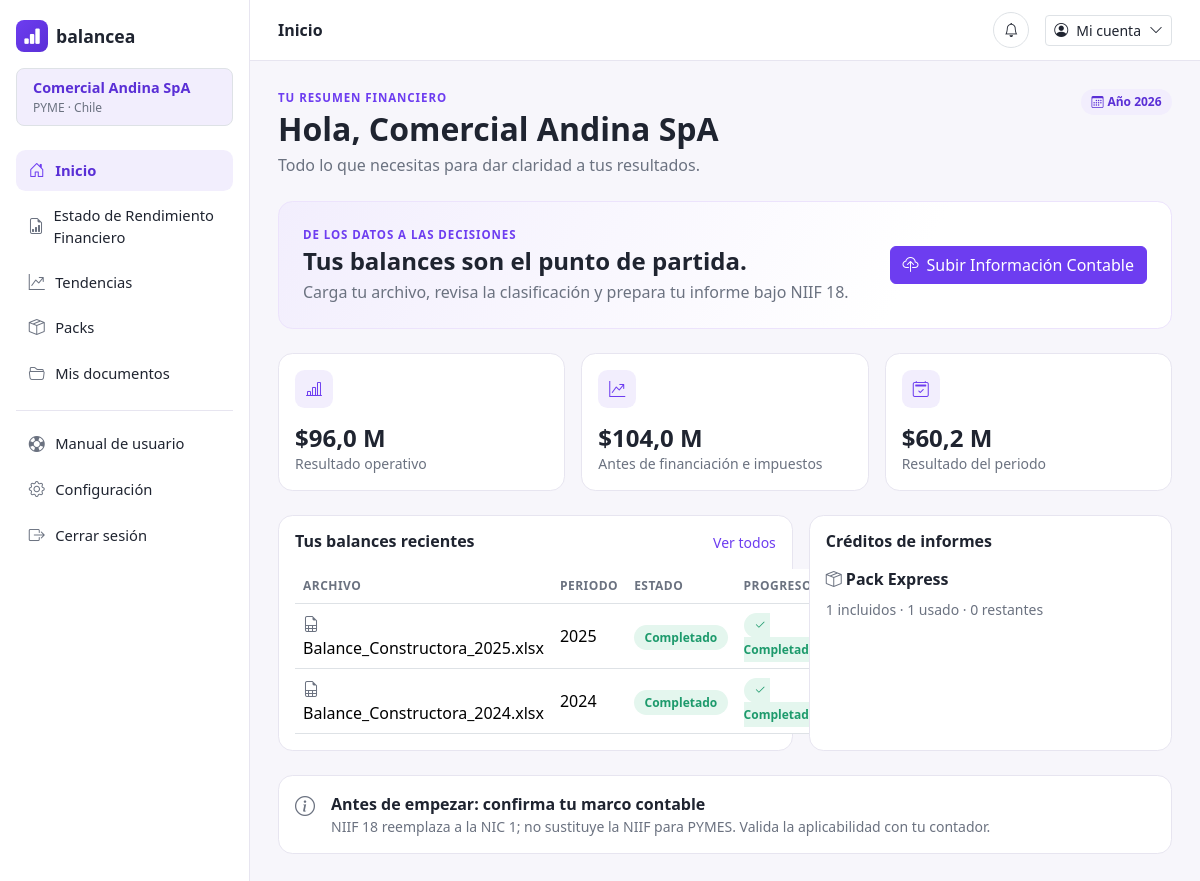
/dashboard (signed in), run on the app's committed database.
### models.py (models this page shows)
class Empresa(db.Model):
    __tablename__ = "empresas"
    id = db.Column(db.Integer, primary_key=True)
    nombre = db.Column(db.String(150), nullable=False)
    tipo = db.Column(db.String(50), default="PYME")
    pais = db.Column(db.String(80), default="Chile")
    rubro = db.Column(db.String(50), nullable=False)
    moneda = db.Column(db.String(10), default="CLP")
    anio_vigente = db.Column(db.Integer, default=date.today().year)
    pack_actual = db.Column(db.String(30), default="Express")
    usuarios = db.relationship("Usuario", backref="empresa", lazy=True)
    balances = db.relationship(
        "Balance", backref="empresa", lazy=True, order_by="Balance.id.desc()"
    )

class Balance(db.Model):
    __tablename__ = "balances"
    id = db.Column(db.Integer, primary_key=True)
    empresa_id = db.Column(db.Integer, db.ForeignKey("empresas.id"), nullable=False)
    archivo_nombre = db.Column(db.String(150), nullable=False)
    archivo_libro_mayor = db.Column(db.String(150))
    periodo = db.Column(db.String(20), nullable=False)
    estado = db.Column(db.String(30), default="Borrador")
    fecha_carga = db.Column(db.Date, default=date.today)
    creado_en = db.Column(db.DateTime, default=datetime.utcnow)
    cuentas = db.relationship(
        "CuentaContable", backref="balance", lazy=True, order_by="CuentaContable.codigo"
    )
    informes = db.relationship(
        "InformeEstadoResultados",
        backref="balance",
        lazy=True,
        order_by="InformeEstadoResultados.fecha_generacion.desc()",
    )

class CompraPackInforme(db.Model):
    __tablename__ = "compras_packs_informes"
    id = db.Column(db.Integer, primary_key=True)
    empresa_id = db.Column(db.Integer, db.ForeignKey("empresas.id"), nullable=False)
    nombre_pack = db.Column(db.String(30), nullable=False)
    informes_incluidos = db.Column(db.Integer, nullable=False)
    informes_usados = db.Column(db.Integer, nullable=False, default=0)
    precio = db.Column(db.Integer, nullable=False)
    medio_pago = db.Column(db.String(50))
    fecha_compra = db.Column(db.DateTime, default=datetime.utcnow, nullable=False)

### app.py (the view)
    @app.route("/dashboard")
    @login_required
    def dashboard():
        empresa = empresa_actual()
        balances = empresa.balances
        balance_actual = balances[0] if balances else None
        progresos = {b.id: calcular_progreso(b) for b in balances}
        return render_template(
            "dashboard.html",
            empresa=empresa,
            balances=balances,
            balance_actual=balance_actual,
            progresos=progresos,
        )

### app.py (called while the page is built)
def login_required(view):
    @wraps(view)
    def wrapped(*args, **kwargs):
        if not session.get("usuario_id"):
            return redirect(url_for("login"))
        return view(*args, **kwargs)
    return wrapped

### progreso.py (called while the page is built, shortened)
def limpiar_balances_expirados(empresa, db):
    ahora = datetime.utcnow()
    eliminado_alguno = False
    for balance in list(empresa.balances):
        if balance.informes:
            continue
    if eliminado_alguno:
        db.session.commit()

### templates/dashboard.html (shortened to what this page needs)
{% extends "base.html" %}
{% set active_page = 'inicio' %}
{% block page_heading %}Inicio{% endblock %}
{% block content %}
  <div class="d-flex justify-content-between align-items-start mb-4">
    <div>
      <p class="bc-auth-eyebrow mb-1">Tu resumen financiero</p>
      <h2 class="fw-bold mb-1">Hola, {{ empresa.nombre }}</h2>
      <p class="text-muted-soft mb-0">Todo lo que necesitas para dar claridad a tus resultados.</p>
    </div>
    <span class="bc-badge-soft"><i class="bi bi-calendar3 me-1"></i>Año {{ empresa.anio_vigente }}</span>
  </div>
  <div class="bc-banner p-4 mb-4 d-flex align-items-center justify-content-between flex-wrap gap-3">
    <div>
      <p class="bc-auth-eyebrow mb-1">De los datos a las decisiones</p>
      <h4 class="fw-bold mb-1">Tus balances son el punto de partida.</h4>
      <p class="text-muted-soft mb-0">Carga tu archivo, revisa la clasificación y prepara tu informe bajo NIIF 18.</p>
    </div>
    <a href="{{ url_for('subir_balance') }}" class="btn btn-bc-primary d-flex align-items-center gap-2">
      <i class="bi bi-cloud-upload"></i> Subir Información Contable
    </a>
  </div>
  <div class="row g-3 mb-4">
    <div class="col-md-4">
      <div class="bc-card p-3 h-100">
        <div class="bc-metric-icon mb-3"><i class="bi bi-bar-chart-line"></i></div>
        <div class="h4 fw-bold mb-0">$96,0 M</div>
        <div class="text-muted-soft small">Resultado operativo</div>
      </div>
    </div>
    <div class="col-md-4">
      <div class="bc-card p-3 h-100">
        <div class="bc-metric-icon mb-3"><i class="bi bi-graph-up-arrow"></i></div>
        <div class="h4 fw-bold mb-0">$104,0 M</div>
        <div class="text-muted-soft small">Antes de financiación e impuestos</div>
      </div>
    </div>
    <div class="col-md-4">
      <div class="bc-card p-3 h-100">
        <div class="bc-metric-icon mb-3"><i class="bi bi-calendar2-check"></i></div>
        <div class="h4 fw-bold mb-0">$60,2 M</div>
        <div class="text-muted-soft small">Resultado del periodo</div>
      </div>
    </div>
  </div>
  <div class="row g-3 mb-4">
    <div class="col-lg-7">
      <div class="bc-card p-3 h-100">
        <div class="d-flex justify-content-between align-items-center mb-3">
          <h6 class="fw-bold mb-0">Tus balances recientes</h6>
          <a href="{{ url_for('mis_documentos') }}" class="small text-decoration-none">Ver todos</a>
        </div>
        <table class="table bc-table align-middle mb-0">
          <thead>
            <tr><th>Archivo</th><th>Periodo</th><th>Estado</th><th>Progreso</th><th></th></tr>
          </thead>
          <tbody>
            {% for b in balances %}
            {% set p = progresos[b.id] %}
            {% if p.paso == 1 %}
              {% set ruta_paso = url_for('subir_balance') %}
            {% elif p.paso == 2 %}
              {% set ruta_paso = url_for('clasificacion') %}
            {% else %}
              {% set ruta_paso = url_for('estado_resultados') %}
            {% endif %}
            <tr>
              <td><i class="bi bi-file-earmark-spreadsheet me-2 text-muted-soft"></i>{{ b.archivo_nombre }}</td>
              <td>{{ b.periodo }}</td>
              <td>
                {% if p.completo %}
                  <span class="bc-badge-success">Completado</span>
                {% else %}
                  <span class="bc-badge-soft">Borrador</span>
                {% endif %}
              </td>
              <td>
                <a href="{{ ruta_paso }}" class="d-block text-decoration-none" aria-label="Continuar con {{ p.etiqueta }}">
                {% if p.completo %}
                  <span class="bc-badge-success"><i class="bi bi-check2 me-1"></i>Completado</span>
                {% endif %}
                </a>
              </td>
              <td class="text-end"><a href="{{ ruta_paso }}" aria-label="Continuar con {{ p.etiqueta }}"></a></td>
            </tr>
            {% else %}
            <tr><td colspan="5" class="text-muted-soft">Aún no has cargado balances.</td></tr>
            {% endfor %}
          </tbody>
        </table>
      </div>
    </div>
    <div class="col-lg-5">
      <div class="bc-card p-3 h-100">
        <h6 class="fw-bold mb-3">Créditos de informes</h6>
          {% if resumen_pack %}
          <p class="fw-semibold mb-2"><i class="bi bi-box-seam text-muted-soft me-1"></i>Pack {{ resumen_pack.nombre }}</p>
          <p class="text-muted-soft small mb-0">{{ resumen_pack.incluidos }} incluidos · {{ resumen_pack.usados }} usado{{ 's' if resumen_pack.usados != 1 else '' }} · {{ resumen_pack.restantes }} restante{{ 's' if resumen_pack.restantes != 1 else '' }}</p>
          {% else %}
          <p class="text-muted-soft small mb-3">No tienes un pack de informes comprado.</p>
          <a href="{{ url_for('packs') }}" class="btn btn-bc-primary btn-sm"><i class="bi bi-box-seam me-1"></i>Comprar pack</a>
          {% endif %}
      </div>
    </div>
  </div>
  <div class="bc-card p-3 d-flex align-items-start gap-3">
    <i class="bi bi-info-circle text-muted-soft fs-5"></i>
    <div>
      <div class="fw-semibold">Antes de empezar: confirma tu marco contable</div>
      <div class="text-muted-soft small">NIIF 18 reemplaza a la NIC 1; no sustituye la NIIF para PYMES. Valida la aplicabilidad con tu contador.</div>
    </div>
  </div>
{% endblock %}

### templates/base.html (shortened to what this page needs)
<!doctype html>
<html lang="es">
<head>
  <link rel="stylesheet" href="{{ url_for('static', filename='css/bootstrap.min.css') }}">
  <link rel="stylesheet" href="{{ url_for('static', filename='bootstrap-icons/bootstrap-icons.css') }}">
  <link rel="stylesheet" href="{{ url_for('static', filename='css/styles.css') }}">
</head>
<body>
  <div class="bc-shell">
    <aside class="bc-sidebar">
      <a href="{{ url_for('dashboard') }}" class="bc-logo">
        <span class="bc-logo-mark"><i class="bi bi-bar-chart-fill"></i></span>
        balancea
      </a>
      <div class="mt-3 border rounded-3 w-100 px-3 py-2" style="background-color: var(--bc-primary-light);">
        <span class="d-block fw-semibold" style="font-size:0.9rem;color:var(--bc-primary-dark);">{{ empresa.nombre if empresa else 'Tu empresa' }}</span>
        <span class="d-block text-muted-soft" style="font-size:0.75rem;">{{ empresa.tipo if empresa else 'Pyme' }} · {{ empresa.pais if empresa else 'Colombia' }}</span>
      </div>
      <nav class="bc-sidebar-section d-flex flex-column gap-1">
        <a href="{{ url_for('dashboard') }}" class="bc-nav-link {{ 'active' if active_page == 'inicio' else '' }}">
          <i class="bi bi-house-door"></i> Inicio
        </a>
        <a href="{{ url_for('subir_balance') }}" class="bc-nav-link {{ 'active' if active_page == 'subir_balance' else '' }}">
          <i class="bi bi-file-earmark-bar-graph"></i> Estado de Rendimiento Financiero
        </a>
        <a href="{{ url_for('toma_decisiones') }}" class="bc-nav-link {{ 'active' if active_page == 'toma_decisiones' else '' }}">
          <i class="bi bi-graph-up-arrow"></i> Tendencias
        </a>
        <a href="{{ url_for('packs') }}" class="bc-nav-link {{ 'active' if active_page == 'packs' else '' }}">
          <i class="bi bi-box-seam"></i> Packs
        </a>
        <a href="{{ url_for('mis_documentos') }}" class="bc-nav-link {{ 'active' if active_page == 'mis_documentos' else '' }}">
          <i class="bi bi-folder2-open"></i> Mis documentos
        </a>
      </nav>
      <div class="bc-sidebar-footer d-flex flex-column gap-1">
        <a href="{{ url_for('manual_usuario') }}" class="bc-nav-link {{ 'active' if active_page == 'manual_usuario' else '' }}">
          <i class="bi bi-life-preserver"></i> Manual de usuario
        </a>
        <a href="{{ url_for('configuracion') }}" class="bc-nav-link {{ 'active' if active_page == 'configuracion' else '' }}">
          <i class="bi bi-gear"></i> Configuración
        </a>
        <a href="{{ url_for('logout') }}" class="bc-nav-link">
          <i class="bi bi-box-arrow-right"></i> Cerrar sesión
        </a>
      </div>
    </aside>
    <div class="bc-main">
      <header class="bc-topbar">
        <div>
          <span class="fw-semibold">{% block page_heading %}{% endblock %}</span>
        </div>
        <div class="d-flex align-items-center gap-3">
          <button class="btn btn-sm btn-bc-outline border rounded-circle" style="width:36px;height:36px;">
            <i class="bi bi-bell"></i>
          </button>
          <div class="dropdown">
            <button class="btn btn-sm btn-bc-outline border d-flex align-items-center gap-2" type="button" data-bs-toggle="dropdown" aria-expanded="false">
              <i class="bi bi-person-circle"></i>
              <span>Mi cuenta</span>
              <i class="bi bi-chevron-down"></i>
            </button>
          </div>
        </div>
      </header>
      <main class="bc-content">
        {% block content %}{% endblock %}
      </main>
    </div>
  </div>
</body>
</html>

### static/css/styles.css (style rules this page uses)
:root { --bc-primary: #6d3df0; --bc-primary-dark: #5a2fd6; --bc-primary-light: #f2eefd; --bc-primary-soft: #ece3fc; --bc-ink: #1f2430; --bc-muted: #6b7280; --bc-border: #e7e5f0; --bc-success: #1d9a6c; --bc-warning: #c77d1a; --bc-radius: 0.9rem; }
body { background-color: #f7f6fb; color: var(--bc-ink); font-family: "Segoe UI", system-ui, -apple-system, sans-serif; }
a { color: var(--bc-primary); }
.text-muted-soft { color: var(--bc-muted); }
.bc-logo { display: inline-flex; align-items: center; gap: 0.5rem; font-weight: 700; font-size: 1.1rem; color: var(--bc-ink); text-decoration: none; }
.bc-logo-mark { width: 32px; height: 32px; border-radius: 0.5rem; background: linear-gradient(135deg, var(--bc-primary), var(--bc-primary-dark)); display: inline-flex; align-items: center; justify-content: center; color: #fff; flex-shrink: 0; }
.btn-bc-primary { background-color: var(--bc-primary); border-color: var(--bc-primary); color: #fff; }
.btn-bc-outline { border-color: var(--bc-border); color: var(--bc-ink); background-color: #fff; }
.bc-auth-eyebrow { text-transform: uppercase; letter-spacing: 0.08em; font-size: 0.72rem; font-weight: 700; color: var(--bc-primary); }
.bc-shell { display: flex; min-height: 100vh; }
.bc-sidebar { width: 250px; flex-shrink: 0; background: #fff; border-right: 1px solid var(--bc-border); display: flex; flex-direction: column; padding: 1.25rem 1rem; }
.bc-sidebar-section { margin-top: 1.5rem; }
.bc-nav-link { display: flex; align-items: center; gap: 0.6rem; padding: 0.55rem 0.75rem; border-radius: 0.6rem; color: var(--bc-ink); text-decoration: none; font-size: 0.92rem; font-weight: 500; }
.bc-nav-link i { font-size: 1rem; width: 1.1rem; text-align: center; color: var(--bc-muted); }
.bc-nav-link.active { background: var(--bc-primary-light); color: var(--bc-primary-dark); font-weight: 700; }
.bc-nav-link.active i { color: var(--bc-primary); }
.bc-sidebar-footer { margin-top: 1rem; border-top: 1px solid var(--bc-border); padding-top: 0.75rem; }
.bc-main { flex-grow: 1; min-width: 0; display: flex; flex-direction: column; }
.bc-topbar { background: #fff; border-bottom: 1px solid var(--bc-border); padding: 0.75rem 1.75rem; display: flex; align-items: center; justify-content: space-between; }
.bc-content { padding: 1.75rem; flex-grow: 1; }
.bc-card { background: #fff; border: 1px solid var(--bc-border); border-radius: var(--bc-radius); }
.bc-banner { background: linear-gradient(120deg, var(--bc-primary-light), #fff 70%); border: 1px solid var(--bc-primary-soft); border-radius: var(--bc-radius); }
.bc-metric-icon { width: 38px; height: 38px; border-radius: 0.6rem; background: var(--bc-primary-light); color: var(--bc-primary); display: inline-flex; align-items: center; justify-content: center; }
.bc-badge-soft { background: var(--bc-primary-light); color: var(--bc-primary-dark); font-weight: 600; border-radius: 999px; padding: 0.25rem 0.65rem; font-size: 0.75rem; }
.bc-badge-success { background: #e4f6ee; color: var(--bc-success); font-weight: 600; border-radius: 999px; padding: 0.25rem 0.65rem; font-size: 0.75rem; }
.bc-table thead th { font-size: 0.75rem; text-transform: uppercase; letter-spacing: 0.04em; color: var(--bc-muted); border-bottom-width: 1px; }

### data on the page
Empresa: nombre "Comercial Andina SpA", tipo "PYME", pais "Chile", anio_vigente "2026"
Balance: archivo_nombre "Balance_Constructora_2025.xlsx", periodo "2025"
Balance: archivo_nombre "Balance_Constructora_2024.xlsx", periodo "2024"
CompraPackInforme: nombre "Express"

### other printed values
{{ resumen_pack.incluidos }} "1"
{{ resumen_pack.usados }} "1"
{{ resumen_pack.restantes }} "0"
{{ 's' if resumen_pack.restantes != 1 else '' }} "s"
